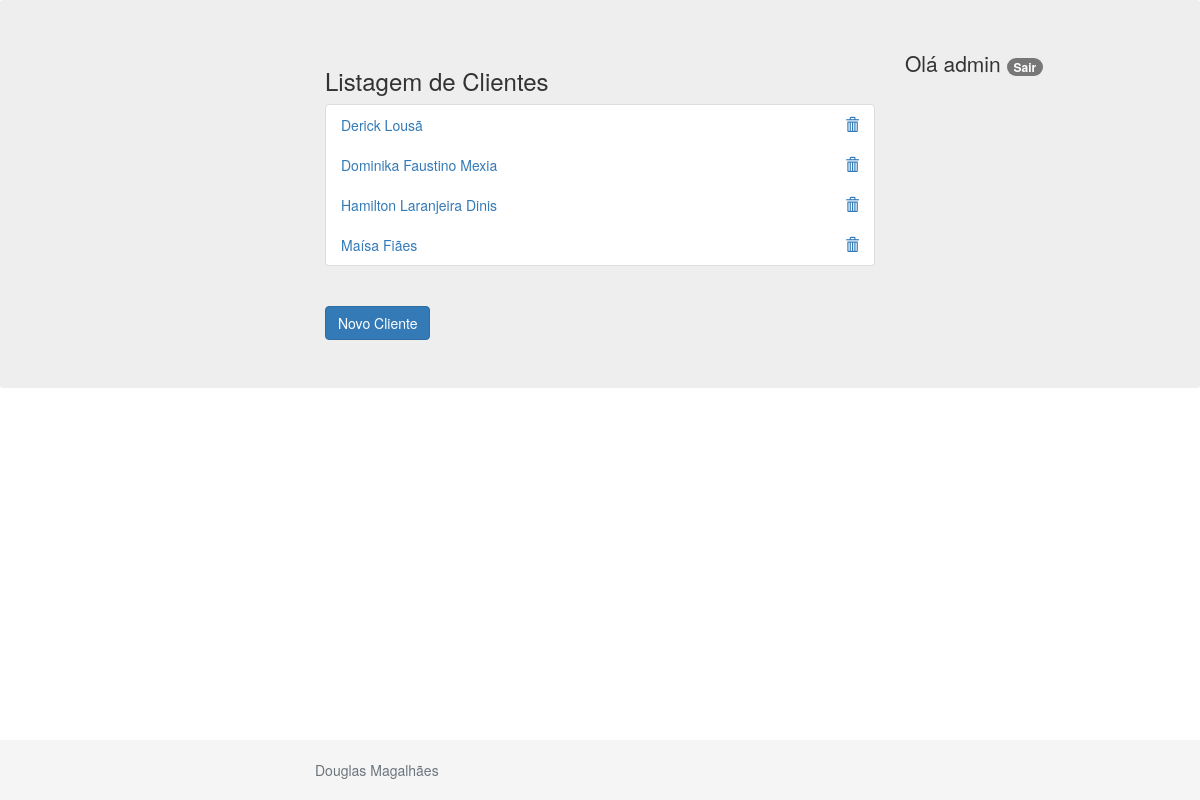
The page /clientes/list/ (signed in) on the database its author committed.
### clientes/models.py (models this page shows)
class Person(models.Model):
    first_name = models.CharField(max_length=30, verbose_name='Nome', default=RandomName)
    last_name = models.CharField(max_length=30, verbose_name='Sobrenome')
    age = models.IntegerField(verbose_name='Idade')
    birth_date = models.DateField(verbose_name='Data de Nascimento', blank=False, null=True)
    email = models.EmailField(verbose_name='Email', blank=False, null=True)
    surname = models.CharField(max_length=30, verbose_name='Apelido', blank=True, null=True)
    observation = models.TextField(verbose_name='Observação', blank=True, null=True)
    class Meta:
       ordering = ['first_name', 'last_name']

### clientes/views.py (the view)
# urls.py: path('list/', persons_list, name="person_list"),
@login_required
def persons_list (request):
    persons = Person.objects.all()
    return render(request,'person.html', {'persons': persons})

### clientes/templates/person.html (shortened to what this page needs)
{% extends 'base.html' %}
{% block main %}
    <div class="row">
        <div class="col">
        </div>
        <div class="col-6">
            <h3>Listagem de Clientes</h3>
            <ul class="list-group">
                {% for person in persons %}
                    <li class="list-group-item">
                        <a href="{% url 'persons_update' person.id %}"> {{person.first_name}}</a>
                        <a href="{% url 'persons_delete' person.id %}"class="trash-item">
                            <span class="glyphicon glyphicon-trash"></span>
                        </a>
                    </li>
                {% endfor %}
            </ul>
            <br>
        <a href="{% url 'person_new' %}"class="btn btn-primary">Novo Cliente</a>
        </div>
        <div class="col">
             {% if user.is_authenticated %}
                <p>Olá {{ user.username }}
                    <a href="{% url 'logout' %}">
                        <span class="badge badge-dark">Sair</span>
                    </a>
                </p>
             {% endif %}
        </div>
    </div>
{% endblock %}
{% block footer  %}
    <footer class="footer">
        <div class="container">
            <span class="text-muted">Douglas Magalhães</span>
        </div>
    </footer>
{% endblock %}

### statics/stick-footer.css (style rules this page uses)
html { position: relative; min-height: 100% }
body { margin-bottom: 60px; }
.footer { position: absolute; bottom: 0; width: 100%; height: 60px; line-height: 60px; background-color: #f5f5f5; }
.container { width: auto; max-width: 600px; padding: 0 15px; }

### statics/style.css (style rules this page uses)
.trash-item { float: right; }

### rows shown on the page
Person: first_name "Derick Lousã"
Person: first_name "Dominika Faustino Mexia"
Person: first_name "Hamilton Laranjeira Dinis"
Person: first_name "Maísa Fiães"

### other values the page prints
{{ user.username }} "admin"
